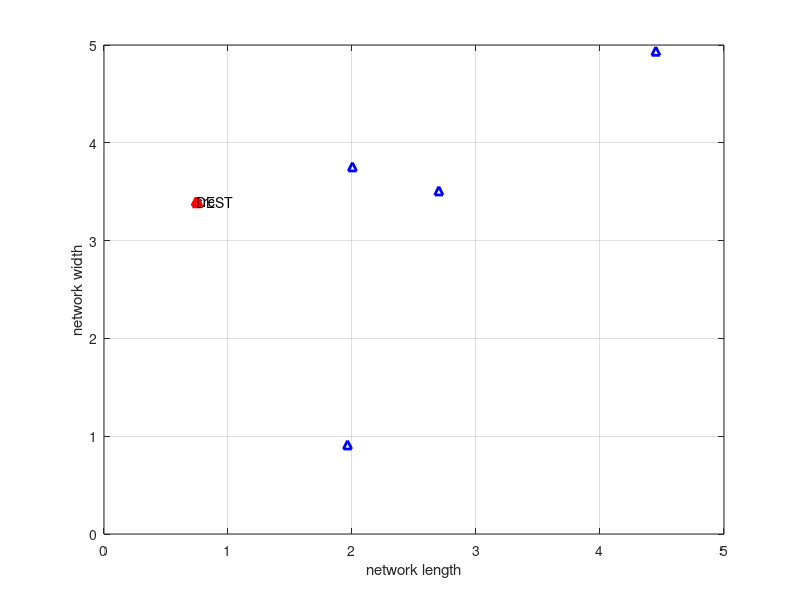

Recreate this plot in MATLAB.
clc;
no_nodes=input('Enter the number of nodes: ');
net_length=input('Enter the length of network: ');
net_width=input('Enter the width of the network: ');  

for i=1:no_nodes                %using for loo[p to iterate the discreat locations of nodes].
    x_loc(i)=net_length*rand;   %discreat location of nodes in x axis.
    y_loc(i)=net_width*rand;    %discreat location of nodes in y axis.
    node_id(i)=i;               %id of the node to know which node communicate with other.

    plot(x_loc(i),y_loc(i),'b^','linewidth',2);%plot the graph for x and y with given linewidth.
    text(x_loc(i),y_loc(i)+10,['n',num2str(i)]);  %numbering the nodes with incrasing the iteration
    hold on;                                   %hold on the location of nodes.
    xlabel('network length');                  %x store length of network.
    ylabel('network width');
    grid on;                              
    pause(0.5);                             % hold on 0.5sec at a place.
end
source=round(no_nodes*rand);                %define the source n*rand(position).
if source==0                                %if source=0 due to round of the source than source will be 5.
    source=5;
end    
destination=round(no_nodes*rand);           %define destination.
if destination==0                           %if the destination is low
    destination=6;
end
figure(1);
plot(x_loc(source),y_loc(source),'r^','linewidth',3);%plot the graph for node of x(source).
text(x_loc(source),y_loc(source),'src');             %for nameing the x axis and y axis.
hold on;                                            %hold on the source.
plot(x_loc(destination),y_loc(destination),'r^','linewidth',3);%plot the node for node of y(destination).
text(x_loc(destination),y_loc(destination),'DEST');
